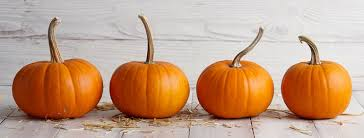
#> input picture computer-vision/Pumpkins/pumpkin_images/1.jpg, 364 x 138 px, found by its file name
$ python pumpkins.py
#> lines starting #> are read from the running program, lines starting #| are printed output that depends on the picture; after the words box and inside, x2 and y2 are one past the last pixel; in counts of white or black regions, pixels touching at a corner belong together
import cv2
import numpy as np

targets = [
    ("Image 1", cv2.imread("img/1.jpg"), 4, 4),
    ("Image 2", cv2.imread("img/2.jpg"), 2, 4),
    ("Image 3", cv2.imread("img/3.jpg"), 5, 8)
]
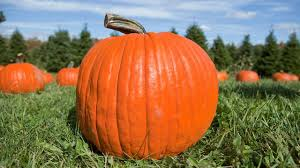
#> input picture computer-vision/Pumpkins/pumpkin_images/2.jpg, 300 x 168 px, found by its file name
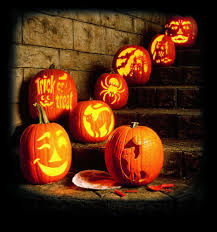
#> input picture computer-vision/Pumpkins/pumpkin_images/3.jpg, 217 x 232 px, found by its file name

for target in targets:
    name = target[0]
    img = target[1]
    minFind = target[2]
    maxFind = target[3]

    found = -1

    # convert to hsv
    hsv = cv2.cvtColor(img, cv2.COLOR_BGR2HSV)
    # threshold
    lower_orange = np.array([0,186,144])
    upper_orange = np.array([62,255,255])
    threshold = cv2.inRange(hsv, lower_orange, upper_orange)

    # reduce noise
    kernel = np.ones((9,9),np.uint8)
    opening = cv2.morphologyEx(threshold, cv2.MORPH_OPEN, kernel)
    cv2.imshow('open', opening)
    cv2.waitKey(0)
    cv2.destroyAllWindows()

    # find contours
    contours,hierarchy = cv2.findContours(opening, cv2.RETR_EXTERNAL, 2)
    found = len(contours)

    if found < minFind or found > maxFind:
        print("FAILED :( " + name + " found " + str(found))
    else:
        print("PASSED :D " + name)
#> this loop made 3 passes
#> (name, minFind, maxFind, found) on passes 1 to 3: ('Image 1', 4, 4, 4), ('Image 2', 2, 4, 2), ('Image 3', 5, 8, 5)
#| PASSED :D Image 1
#| PASSED :D Image 2
#| PASSED :D Image 3
#> pass 1, `threshold = cv2.inRange(hsv, lower_orange, upper_orange)`:
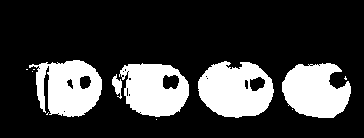
#> threshold: shape (138, 364); 23.1% white; 12 white regions (7 under 20 px), largest, box (x1, y1, x2, y2) and area: (198, 61, 274, 118) 3151, (29, 60, 102, 117) 2798, (282, 63, 351, 118) 2785, (119, 63, 189, 117) 2703, (112, 74, 122, 99) 135
#> pass 1, `opening = cv2.morphologyEx(threshold, cv2.MORPH_OPEN, kernel)`:
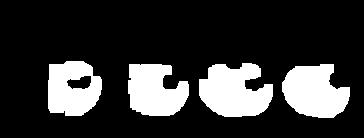
#> opening: shape (138, 364); 20.5% white; 4 white regions, box (x1, y1, x2, y2) and area: (199, 63, 273, 117) 2923, (282, 64, 350, 118) 2675, (128, 64, 189, 116) 2428, (48, 61, 102, 116) 2266
#> after the loop: hsv: shape (232, 217, 3); mean H, S, V 28, 144.8, 82.7
#> img is the input picture: shape (232, 217, 3); mean B, G, R 15.2, 42.6, 82.4
#> after the loop:
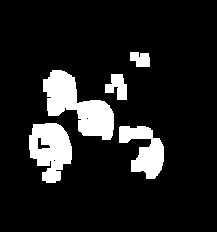
#> opening: shape (232, 217); 12.3% white; 5 white regions, box (x1, y1, x2, y2) and area: (43, 70, 114, 140) 2459, (29, 123, 72, 183) 1784, (119, 126, 164, 179) 1343, (105, 74, 127, 100) 374, (130, 52, 150, 67) 245
#> after the loop:
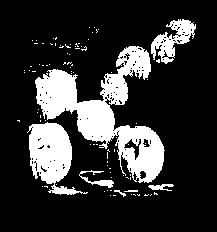
#> threshold: shape (232, 217); 19.9% white; 91 white regions (84 under 20 px), largest, box (x1, y1, x2, y2) and area: (35, 46, 165, 183) 6277, (27, 122, 88, 195) 2287, (151, 19, 196, 64) 880
